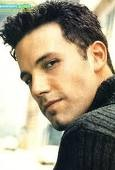
#> input picture model/pca/data/train/ben_afflek/httpcsvkmeuaeccjpg.jpg, 115 x 170 px; its folder holds only this picture in this run
$ jupyter execute --allow-errors face-recog.ipynb
#> lines starting #> are read from the running program, lines starting #| are printed output that depends on the picture
[cell 1]
#Imports
from PIL import Image
import numpy as np
import os
import matplotlib.pyplot as plt

pre-process (cropping out faces using haarcascade)

[cell 2]
import cv2
from PIL import Image
import numpy as np
import os

def preprocess_face(img_path):
  # Load image using OpenCV (assuming color images)
  img = cv2.imread(img_path)
#> img is the input picture: shape (170, 115, 3); mean B, G, R 130.9, 151.7, 161.1

  # Convert to grayscale (if needed for face detection)
  gray = cv2.cvtColor(img, cv2.COLOR_BGR2GRAY)
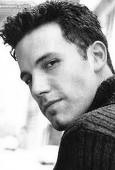
#> gray: shape (170, 115); min 0, max 255, mean 152.2

  # Load a Haar cascade classifier for face detection (replace with your downloaded file)
  face_cascade = cv2.CascadeClassifier('haarcascade_frontalface_default.xml')  # Replace path

  # Detect faces
  faces = face_cascade.detectMultiScale(gray, 1.1, 4)
#> faces = ()

  # Process first detected face (assuming single face per image)
  if len(faces) > 0:
    (x, y, w, h) = faces[0]
    # Extract the face region
    face_img = img[y:y+h, x:x+w]

    # Convert face to PIL image format for further processing (optional)
    face_img = Image.fromarray(face_img)

    # Apply additional preprocessing steps (e.g., resize, normalize)
    preprocessed_face = np.array(face_img.convert('L').resize((100, 100)))

    return preprocessed_face
  else:
    # print(f"Warning: No face detected in image {img_path}")
    return None  # Handle cases where no face is detected

def load_data(data_path):
  images = list()
  labels = list()

  for folder in os.listdir(data_path):
    for img in os.listdir(data_path + "/" + folder):
      # Construct complete image path
      img_path = os.path.join(data_path, folder, img)

      # Preprocess the image
      preprocessed_img = preprocess_face(img_path)

      if preprocessed_img is not None:
        label = folder
        images.append(preprocessed_img)
        labels.append(label)
#> pass 2 of the loop in load_data, `for folder in os.listdir(data_path):`:
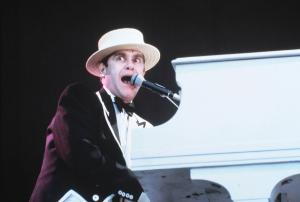
#> input picture model/pca/data/train/elton_john/httpftqncomymusicLxZeltonjohnjpg.jpg, 300 x 202 px
#> in preprocess_face, img is the input picture: shape (202, 300, 3); mean B, G, R 113.5, 107.3, 104.2
#> in preprocess_face (call 2), `gray = cv2.cvtColor(img, cv2.COLOR_BGR2GRAY)`:
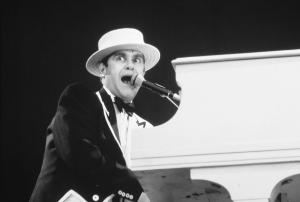
#> gray: shape (202, 300); min 9, max 255, mean 107.1
#> faces = [[91, 28, 71, 71]]
#> x = 91; y = 28; w = 71
#> in preprocess_face (call 2), `preprocessed_face = np.array(face_img.convert('L').resize((100, 100)))`:
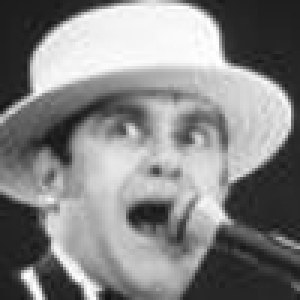
#> preprocessed_face: shape (100, 100) (shown 3 times larger); min 17, max 255, mean 132.9

  print(f"{data_path} data loaded!")
  return images, labels

# Define paths to your data directories
GALLERY = "data/train"
PROBE = "data/val"

# Load training data
train_images, train_labels = load_data(GALLERY)
#> train_images = 1 item; train_labels = ['elton_john']

# Load validation data
#> (the rest of this cell did not finish here and is left out)


[cell 3]
print(len(train_images))
#| 1
# len(val_images)
shape = train_images[0].shape
#> shape = (100, 100)
shape[1]
#> Out = 100

[cell 4]
shape = train_images[0].shape
X = np.resize(train_images, (len(train_images), shape[0]*shape[1]))
mean = np.mean(X, axis = 0)
#> mean = 10000 values, max 255 at index 257, min 17 at index 9936, mean 132.9
X_std = X - mean
# train_images = np.resize(train_images, (len(train_images), shape[0]*shape[1]))

[cell 5]
X_std.shape
#> Out = (1, 10000)

covariance matrix

[cell 6]
# cov = np.cov(X_std)
cov = X_std @ X_std.T
#> cov = [0]
cov.shape
#> Out = (1, 1)

[cell 7]
eigenvalues, eigenvectors = np.linalg.eig(cov)
#> eigenvalues = [0]; eigenvectors = [1]
idx = np.argsort(eigenvalues)[::-1]
#> idx = [0]
eigenvalues = eigenvalues[idx]
eigenvectors = eigenvectors[:,idx]

[cell 8]
eigenvector_converted = X_std.T @ eigenvectors
#> eigenvector_converted = 10000 values from 0 to 0
# eigenvector_converted = np.dot(X_std.T, eigenvectors)
eigenvector_converted.shape
#> Out = (10000, 1)

[cell 9]
eigenfaces = eigenvector_converted.T/ np.sqrt((eigenvector_converted.T ** 2).sum(axis=1, keepdims=True))
eigenfaces.shape
#> Out = (1, 10000)

eigenfaces

[cell 10]
_, axs = plt.subplots(2, 3, figsize=(10, 10))
axs = axs.flatten()
for i, (img, ax) in enumerate(zip(eigenfaces, axs)):
    ax.set_title(f"Eigenvalue: {np.round(eigenvalues[i], 2)}")
    ax.imshow(img.reshape(shape[0], shape[1]), cmap="gray")
#> this loop made 1 pass
plt.show()
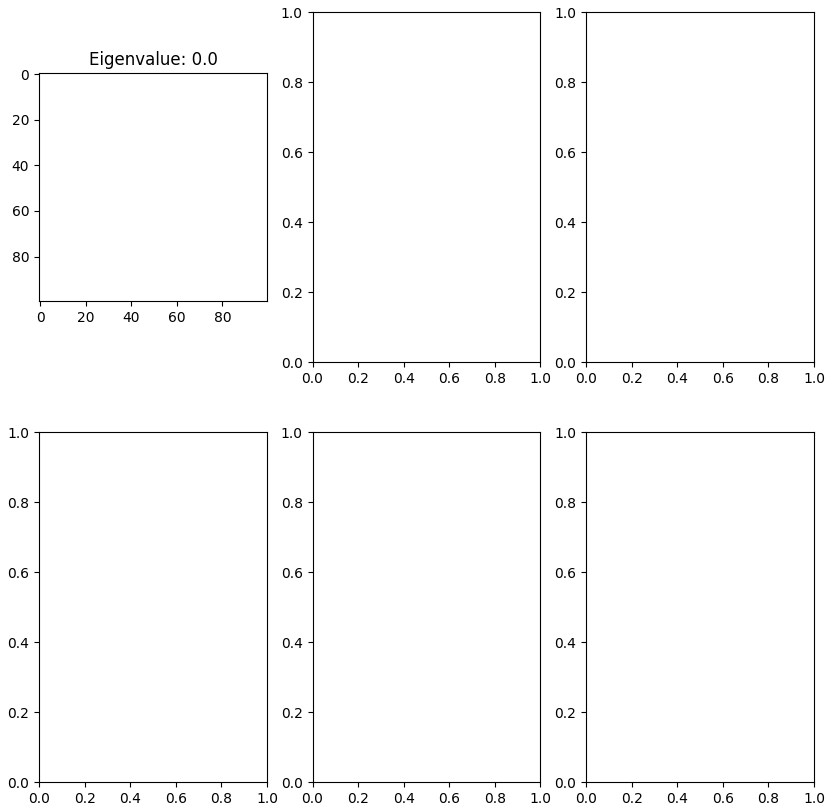
#> figure drawn by matplotlib, 1 panel

[cell 11]
eigenvalues[-1]
#> Out = 0

[cell 12]
total = sum(eigenvalues)
#> total = 0

explained_variance = [(i / total) * 100 for i in eigenvalues]
#> explained_variance = [nan]
explained_variance = np.round(explained_variance, 2)

cum_explained_variance = np.cumsum(explained_variance)
#> cum_explained_variance = [nan]

[cell 13]
x = list()

y = [85, 95]

#> (the rest of this cell did not finish here and is left out)

[cell 14]
x

percentage variance graph

[cell 15]
# A graph depicting the percentage of the total variance of the original data retained in the reduced space versus the number of dimensions.
plt.plot(cum_explained_variance)
#> (the rest of this cell did not finish here and is left out)

recontructing train set image using the eigen-faces

[cell 16]
train_img = np.array(train_images[0])
train_image_mean_centered = train_img.reshape(shape[0]*shape[1]) - mean
#> train_image_mean_centered = 10000 values from 0 to 0
plt.imshow(train_img.reshape(shape[0], shape[1]), cmap = 'gray')
plt.show()

[cell 17]
count = [1, 4, 16, 25, 36, 49, 64, 81, 84, 85]
_, axs = plt.subplots(2, 5, figsize=(10, 10))
axs = axs.flatten()
# Define a list of indices 'count' indicating the number of eigenfaces to use for reconstruction
print("Reconstruction errors: (MSE)")
for i, (img, ax) in enumerate(zip(eigenfaces, axs)):
    # Calculate the reconstruction using the selected number of eigenfaces
    E = eigenfaces[:count[i]].dot(train_image_mean_centered)
    reconstruction = eigenfaces[:count[i]].T.dot(E) + mean

    # Calculate the difference between the original and reconstructed images
    diff = train_image_mean_centered + mean - reconstruction

    # Calculate the Mean Squared Error (MSE) as the reconstruction error
    error = np.dot(diff, diff)
    print(str(count[i]) + " eigenfaces: " + str(error))

    # Display the reconstructed image in grayscale
    ax.set_title(str(count[i]) + " eigenfaces")
    ax.imshow(np.reshape(reconstruction, (shape[0], shape[1])), cmap='gray')
#> this loop made 1 pass
#| 1 eigenfaces: nan
plt.show()
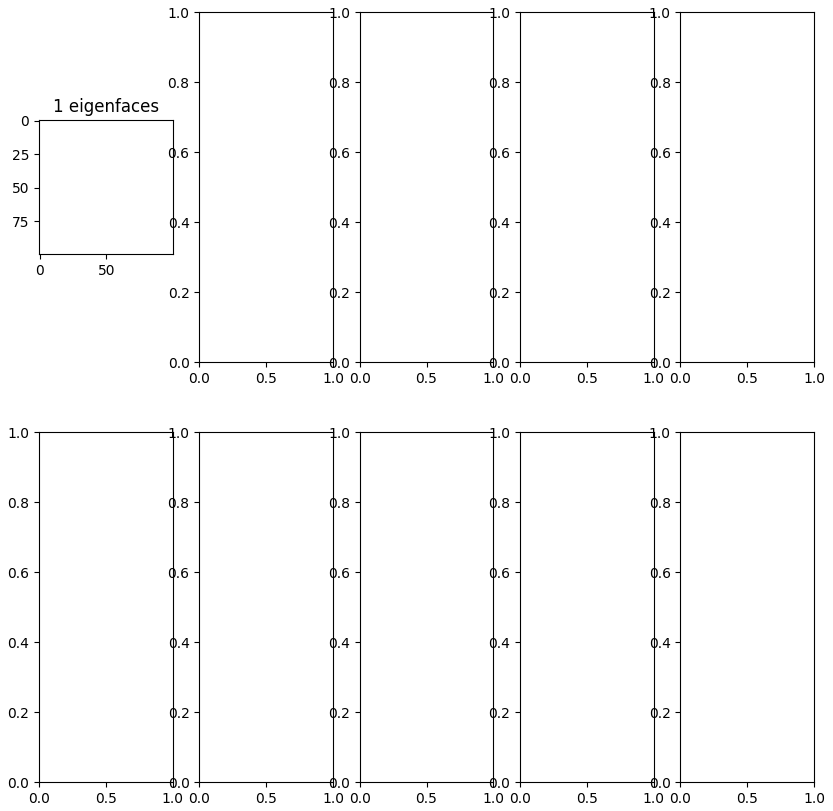
#> figure drawn by matplotlib, 1 panel
